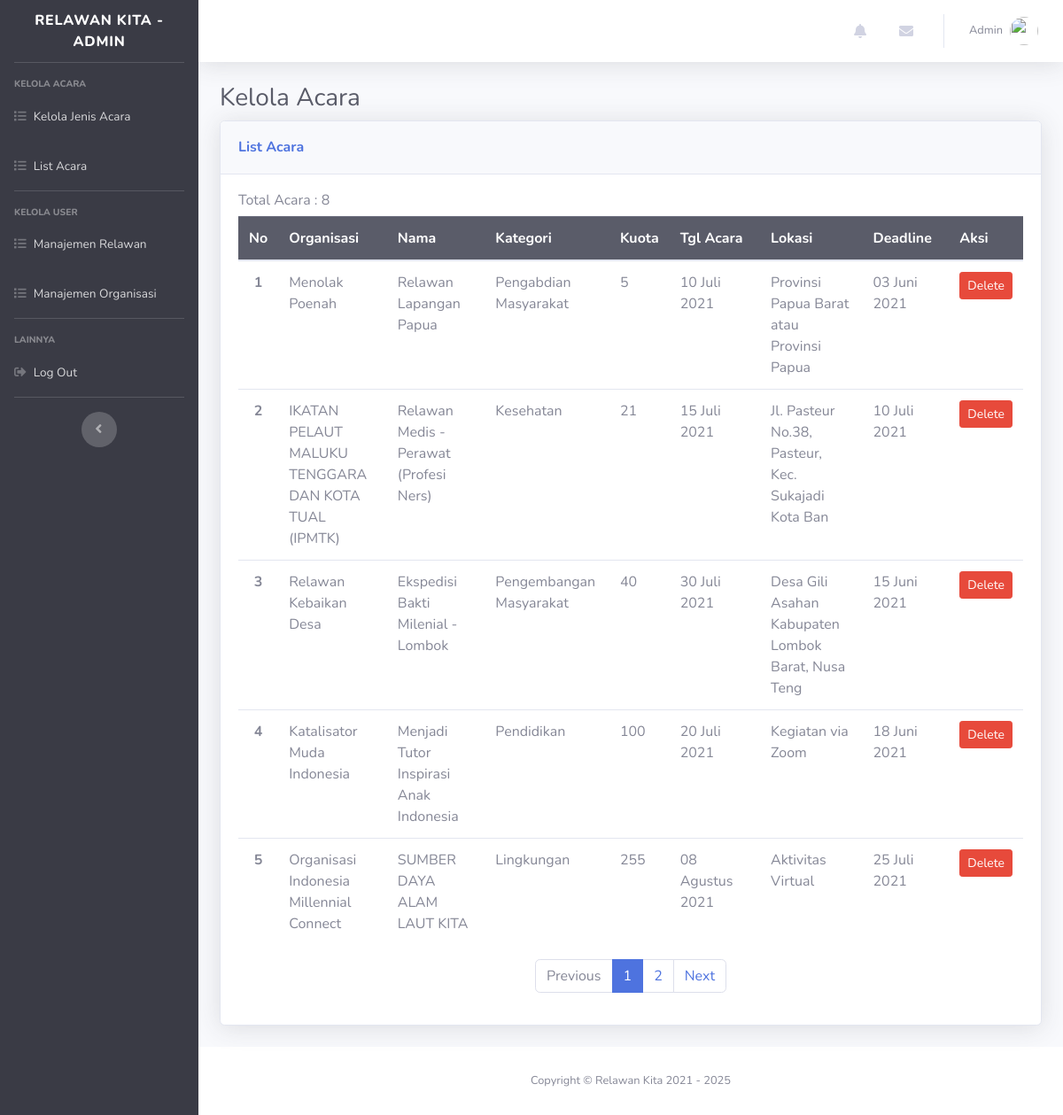
The page /admin/acara.php (signed in) on the database its author committed.
### tables this page shows
CREATE TABLE `acara` (
  `id_acara` int(11) NOT NULL,
  `judul_acara` varchar(50) NOT NULL,
  `deskripsi_acara` text NOT NULL,
  `jumlah_kebutuhan` tinyint(5) UNSIGNED NOT NULL,
  `tanggal_batas_registrasi` date NOT NULL,
  `tanggal_acara` date NOT NULL,
  `lokasi` varchar(50) NOT NULL,
  `cover` varchar(255) NOT NULL,
  `id_jenis_acara` int(11) NOT NULL,
  `id_pengguna` int(11) NOT NULL
);

CREATE TABLE `pengguna` (
  `id_pengguna` int(10) NOT NULL,
  `email` varchar(255) NOT NULL,
  `password` varchar(50) NOT NULL,
  `nama` varchar(60) NOT NULL,
  `alamat` text DEFAULT NULL,
  `nomor_telepon` varchar(15) DEFAULT NULL,
  `role` enum('volunteer','admin','organisasi') NOT NULL DEFAULT 'volunteer'
);

CREATE TABLE `jenis_acara` (
  `id_jenis_acara` int(11) NOT NULL,
  `nama_jenis_acara` varchar(50) NOT NULL
);

### db/connect.php (called while the page is built, shortened)
<?php
$host = 'localhost';
$admin = 'root';
$password = '';
$db = 'relawan_kita';
$dsn = "mysql:host=$host;dbname=$db";
try {
    $pdo = new PDO($dsn, $admin, $password);
    $pdo->setAttribute(PDO::ATTR_ERRMODE, PDO::ERRMODE_EXCEPTION);
    $pdo->setAttribute(PDO::ATTR_DEFAULT_FETCH_MODE, PDO::FETCH_ASSOC);
} catch (PDOException $e) {
    throw new PDOException($e->getMessage());
}
require_once 'crud.php';
$crud = new crud($pdo);

### db/crud.php (called while the page is built, shortened)
<?php
class crud
{
    private $db;
    function __construct($conn)
    {
        $this->db = $conn;
    }
    public function getAcaraLimit($awalData, $menampilkanDataPerHalaman)
    {
        try {
            $sql = "SELECT acara.*,pengguna.nama,jenis_acara.nama_jenis_acara
                    FROM acara JOIN pengguna USING(id_pengguna)
                    JOIN jenis_acara USING(id_jenis_acara) ORDER BY acara.id_acara
                    DESC LIMIT $awalData, $menampilkanDataPerHalaman";
            $result = $this->db->query($sql);
            return $result;
        } catch (PDOException $e) {
            echo $e->getMessage();
            return false;
        }
    }
}

### functions/convert-date.php (called while the page is built)
<?php
  function tgl_indo($tanggal){
    $bulan = array (
      1 =>   'Januari',
      'Februari',
      'Maret',
      'April',
      'Mei',
      'Juni',
      'Juli',
      'Agustus',
      'September',
      'Oktober',
      'November',
      'Desember'
    );
    $pecahkan = explode('-', $tanggal);
    return $pecahkan[2] . ' ' . $bulan[ (int)$pecahkan[1] ] . ' ' . $pecahkan[0];
  }
?>

### admin/acara.php (the view, shortened to what this page needs)
<?php
require_once '../db/connect.php';
require_once '../functions/convert-date.php';
$query = $pdo->query('SELECT COUNT(id_acara) as id FROM acara');
$row = $query->fetch();
$total = $row['id'];
$menampilkanDataPerHalaman = 5;
$jumlahHalaman = ceil($total / $menampilkanDataPerHalaman);
$halamanAktif = isset($_GET['halaman']) ? $_GET['halaman'] : 1;
$awalData = ($menampilkanDataPerHalaman * $halamanAktif) - $menampilkanDataPerHalaman;
$results = $crud->getAcaraLimit($awalData, $menampilkanDataPerHalaman);
?>
<!DOCTYPE html>
<html lang="en">
<head>
    <link href="../assets/vendor/fontawesome-free/css/all.min.css" rel="stylesheet" type="text/css">
    <link href="../assets/css/sb-admin-2.min.css" rel="stylesheet">
</head>
<body id="page-top">
    <div id="wrapper">
        <?php include_once("../includes/admin/sidebar.php"); ?>
        <div id="content-wrapper" class="d-flex flex-column">
            <div id="content">
                <?php include_once("../includes/admin/topbar.php"); ?>
                <div class="container-fluid">
                    <h1 class="h3 mb-2 text-gray-800">Kelola Acara</h1>
                    <div class="card shadow mb-4">
                        <div class="card-header">
                            <h6 class="m-0 font-weight-bold text-primary py-2">List Acara</h6>
                        </div>
                        <div class="card-body">
                            <h6>Total Acara : <?= $total; ?></h6>
                            <div class="table-responsive">
                                <table class="table " id="dataTable" width="100%" cellspacing="0">
                                    <thead class="table-dark">
                                        <tr>
                                            <th>No</th>
                                            <th>Organisasi</th>
                                            <th>Nama</th>
                                            <th>Kategori</th>
                                            <th>Kuota</th>
                                            <th>Tgl Acara</th>
                                            <th>Lokasi</th>
                                            <th>Deadline</th>
                                            <th>Aksi</th>
                                        </tr>
                                    </thead>
                                    <tbody>
                                        <?php $i = ($menampilkanDataPerHalaman * $halamanAktif) - ($menampilkanDataPerHalaman - 1); ?>
                                        <?php while ($r = $results->fetch()) : ?>
                                            <tr>
                                                <th scope="row" class="text-center"><?= $i; ?></th>
                                                <td style="max-width:150px;"><?= $r['nama']; ?></td>
                                                <td style="max-width:150px;"><?= $r["judul_acara"]; ?></td>
                                                <td style="max-width:150px;"><?= $r["nama_jenis_acara"]; ?></td>
                                                <td><?= $r["jumlah_kebutuhan"]; ?></td>
                                                <td><?= tgl_indo($r["tanggal_acara"]); ?></td>
                                                <td style="max-width:150px;"><?= $r["lokasi"]; ?></td>
                                                <td><?= tgl_indo($r["tanggal_batas_registrasi"]); ?></td>
                                                <td>
                                                    <a class="btn btn-sm btn-danger" onclick=" return confirm('Are you sure you want to delete this Acara\'s record?');" href="../functions/delete-acara.php?id=<?= $r['id_acara'] ?>">Delete</a>
                                                </td>
                                            </tr>
                                            <?php $i++; ?>
                                        <?php endwhile; ?>
                                    </tbody>
                                </table>
                            </div>
                            <nav aria-label="Page navigation example">
                                <ul class="pagination justify-content-center">
                                    <li class="page-item <?php if ($halamanAktif == 1) echo 'disabled'; ?>">
                                        <a class="page-link" href="halaman=<?= $halamanAktif - 1 ?>" tabindex="-1" aria-disabled=<?= $halamanAktif == 1 ? "true" : "false"; ?>>Previous</a>
                                    </li>
                                    <?php
                                    $i = $halamanAktif < 4 ? 1 : $halamanAktif - 3;
                                    for ($i; $i <= $jumlahHalaman; $i++) :
                                    ?>
                                        <li class="page-item <?php if ($halamanAktif == $i) echo 'active'; ?>" <?php if ($halamanAktif == $i) echo 'aria-current="page"'; ?>>
                                            <a class="page-link" href="?halaman=<?= $i ?>"><?= $i; ?></a>
                                        </li>
                                    <?php endfor ?>
                                    <li class="page-item <?php if ($halamanAktif == $jumlahHalaman) echo 'disabled'; ?>">
                                        <a class="page-link" href="halaman=<?= $halamanAktif + 1 ?>">Next</a>
                                    </li>
                                </ul>
                            </nav>
                        </div>
                    </div>
                </div>
            </div>
            <?php include("../includes/admin/footer.php"); ?>
        </div>
    </div>
</body>
</html>

### rows shown on the page
acara: id_pengguna.nama "Menolak Poenah", judul_acara "Relawan Lapangan Papua", id_jenis_acara.nama_jenis_acara "Pengabdian Masyarakat", jumlah_kebutuhan "5", tanggal_acara "10 Juli 2021", lokasi "Provinsi Papua Barat atau Provinsi Papua", tanggal_batas_registrasi "03 Juni 2021"
acara: id_pengguna.nama "IKATAN PELAUT MALUKU TENGGARA DAN KOTA TUAL (IPMTK)", judul_acara "Relawan Medis - Perawat (Profesi Ners)", id_jenis_acara.nama_jenis_acara "Kesehatan", jumlah_kebutuhan "21", tanggal_acara "15 Juli 2021", lokasi "Jl. Pasteur No.38, Pasteur, Kec. Sukajadi Kota Ban", tanggal_batas_registrasi "10 Juli 2021"
acara: id_pengguna.nama "Relawan Kebaikan Desa", judul_acara "Ekspedisi Bakti Milenial - Lombok", id_jenis_acara.nama_jenis_acara "Pengembangan Masyarakat", jumlah_kebutuhan "40", tanggal_acara "30 Juli 2021", lokasi "Desa Gili Asahan Kabupaten Lombok Barat, Nusa Teng", tanggal_batas_registrasi "15 Juni 2021"
acara: id_pengguna.nama "Katalisator Muda Indonesia", judul_acara "Menjadi Tutor Inspirasi Anak Indonesia", id_jenis_acara.nama_jenis_acara "Pendidikan", jumlah_kebutuhan "100", tanggal_acara "20 Juli 2021", lokasi "Kegiatan via Zoom", tanggal_batas_registrasi "18 Juni 2021"
acara: id_pengguna.nama "Organisasi Indonesia Millennial Connect", judul_acara "SUMBER DAYA ALAM LAUT KITA", id_jenis_acara.nama_jenis_acara "Lingkungan", jumlah_kebutuhan "255", tanggal_acara "08 Agustus 2021", lokasi "Aktivitas Virtual", tanggal_batas_registrasi "25 Juli 2021"

### other values the page prints
$_SESSION['role'] "ADMIN"
$_SESSION['nama'] "Admin"
$total "8"
